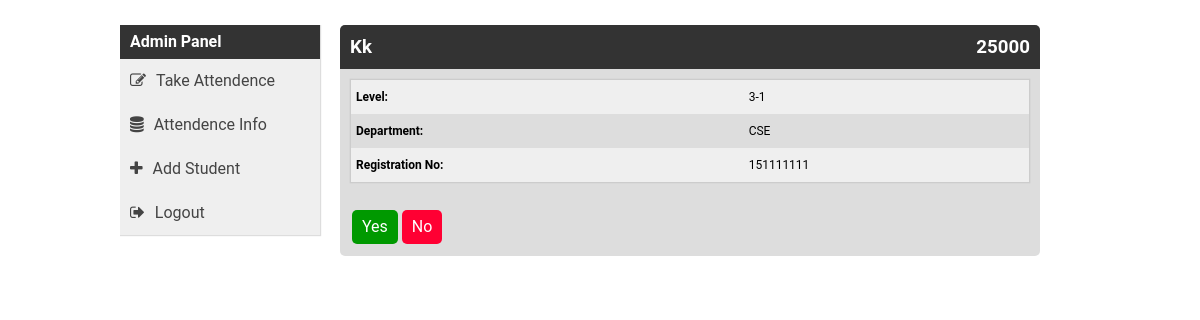
Screenshot of /attendence.php (signed in) with the database file from the repository.
### tables this page shows
CREATE TABLE `std` (
  `id` int(11) NOT NULL,
  `roll` int(11) NOT NULL,
  `reg` int(11) NOT NULL,
  `name` varchar(50) NOT NULL,
  `level` varchar(50) NOT NULL,
  `dept` varchar(50) NOT NULL
);

### inc/std.php (the view)
<div class="std fix" id="std">
	<div class="std_info_head fix">
		<h3 class="fl std_name" id="std_name"><?php echo $row['name']?></h3>
		<h3 class="fr std_roll" id="std_roll"><?php echo $row['roll']?></h3>
	</div>
	<div class="std_info fix">
		<table>
			<tr>
				<td><label>Level: </label></td>
				<td id="level"><?php echo $row['level']?></td>
			</tr>
			<tr>
				<td><label>Department: </label></td>
				<td id="dept"><?php echo $row['dept']?></td>
			</tr>
			<tr>
				<td><label>Registration No: </label></td>
				<td id="reg"><?php echo $row['reg']?></td>
			</tr>
		</table>
		<div class="action">
			<a href="attendence.php?roll=<?php echo $row['roll']?>&present=yes" id="yes" class="fl">Yes</a>
			<a href="attendence.php?roll=<?php echo $row['roll']?>&present=no" id="no" class="fl">No</a>
		</div>
	</div>
</div>

### style.css (style rules this page uses)
* { margin:0px; padding: 0px; }
.fix { overflow:hidden; }
.fl { float:left; }
.fr { float:right; }
body { background-color: #fff; font-family: "Roboto", Arial; line-height: 24px; }
a { text-decoration: none; display: inline-block; cursor: pointer; }
.std_info_head { background-color: #333; color:#fff; padding:10px; }
.std_info { padding:10px; }
.std_info label { font-weight: 700; }
.action { margin-top:25px; }
.action a { background-color: #141d2b; color:#fff; border-radius: 5px; padding: 5px 10px; margin:2px; cursor: pointer; display: inline-block; }
#yes { background-color: #090; color:#fff; }
#no { background-color: #f03; color:#fff; }
table { width: 100%; border-collapse: collapse; border:1px solid #ccc; box-shadow: 0px 0px 1px 0px #bbb; }
tr, td { padding: 5px; }
.dashboard_info tr, td { font-size:12px; }
table tbody tr:nth-child(odd) { background-color: #efefef; }

### rows the page displays
std: name "Kk", roll "25000", level "3-1", dept "CSE", reg "151111111"
